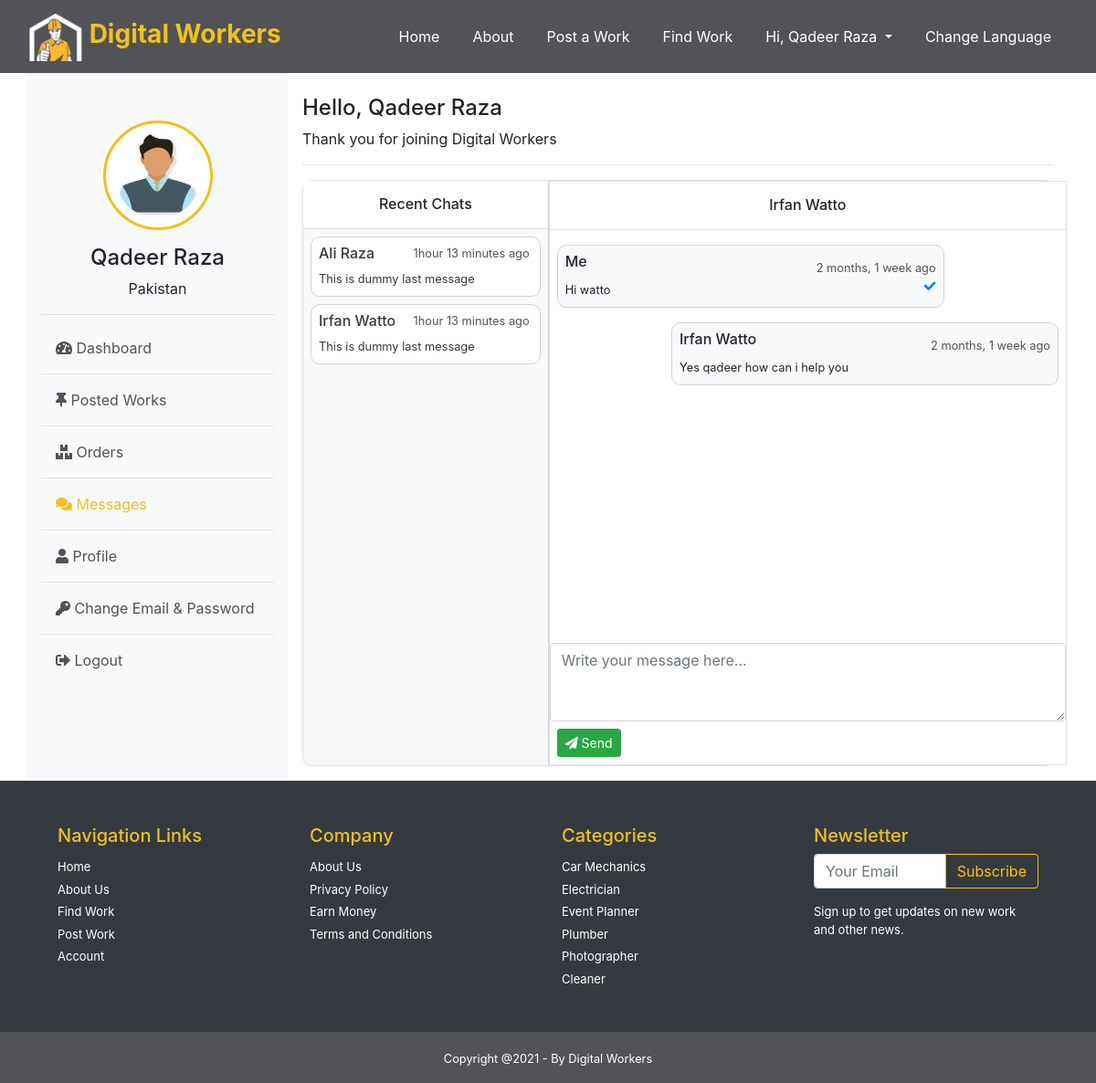
Page /buyer/inbox?sender=5 (signed in) on the earlier database version.
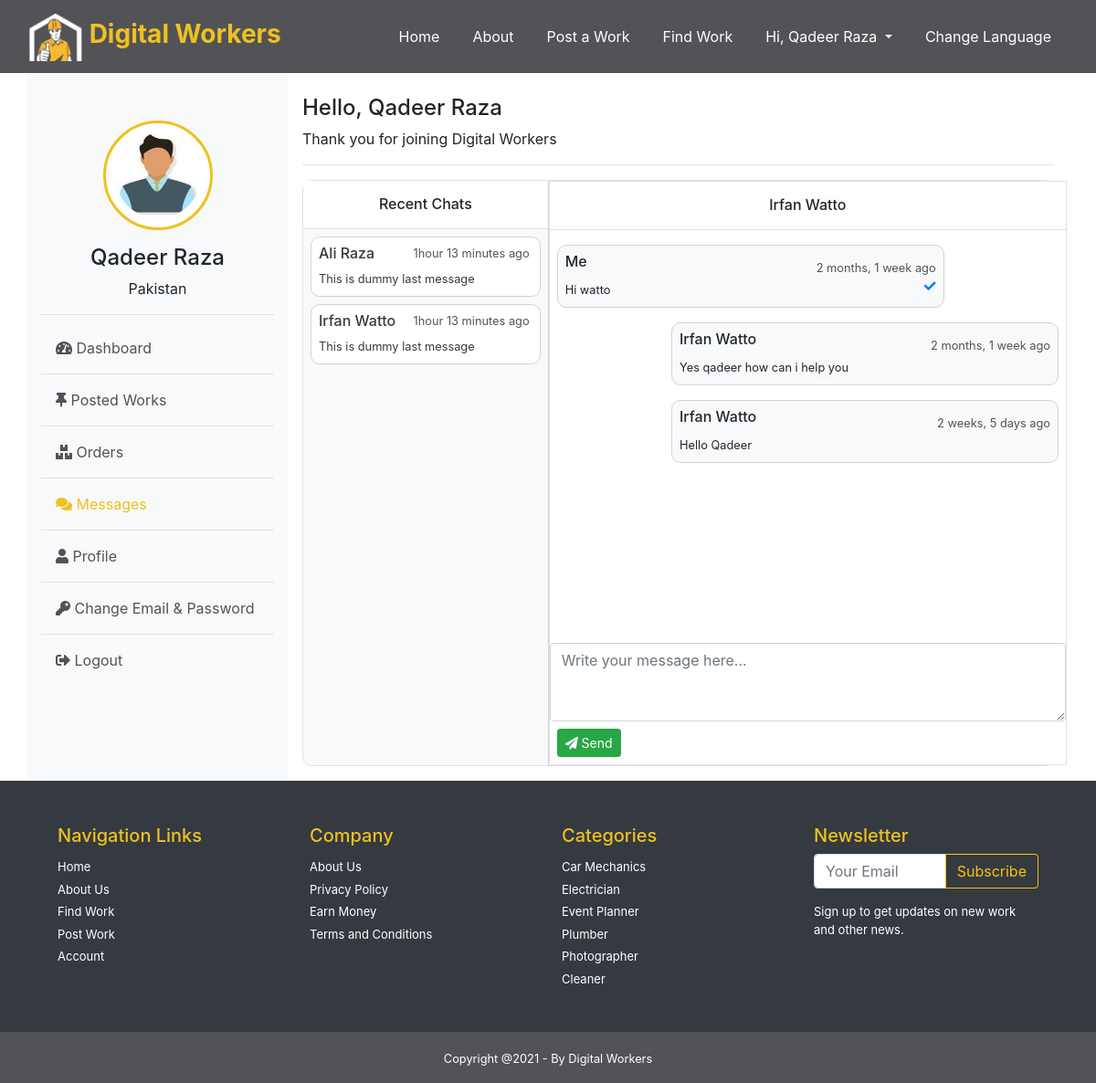
Same page on the later database version.
### Home/models.py (models this page shows, shortened)
class User(AbstractBaseUser):
    id = models.BigAutoField(primary_key=True)
    name = models.CharField(max_length=30, blank=True)
    email = models.EmailField(max_length=60, unique=True, blank=False)
    date_joined =models.DateTimeField(auto_now_add=True)
    last_login =models.DateTimeField(auto_now=True,blank=True)
    is_admin = BooleanField(default=False)
    is_active = BooleanField(default=True)
    is_staff = BooleanField(default=False)
    is_superuser = BooleanField(default=False)
    role = models.CharField(max_length=30, default='User', blank=True)
    USERNAME_FIELD = 'email'
    REQUIRED_FIELDS= [ 'name','role']
    objects  = MyUserManager()

### Buyer/models.py (models this page shows, shortened)
class Message(models.Model):
    id = models.BigAutoField(primary_key=True)
    sender = models.ForeignKey(settings.AUTH_USER_MODEL, on_delete=models.CASCADE, null=True, related_name="sender")
    reciever = models.ForeignKey(settings.AUTH_USER_MODEL, on_delete=models.CASCADE, null=True , related_name="reciever")
    message = models.TextField( null=True)
    sent_at=models.DateTimeField(auto_now_add=True)
    is_read=models.BooleanField(null=True, default=False)

### Middlewares/auth_buyer.py (the view)
    def middleware(request):
        if not request.user.is_authenticated:
            messages.error(request, 'You need to login as Worker!')
            return redirect('login')
        elif request.user.role != 'buyer':
            messages.error(request, 'You need to login as Buyer!')
            return redirect('login')
        response = get_response(request)
        return response

### Buyer/views.py (called while the page is built, shortened)
@auth_middleware
def inbox(request):
    if request.method=="GET" and request.GET.get('sender'):
        sender=request.GET.get('sender')
    else:
        sender=1
    sender=User.objects.get(id=sender)
    contacts = Message.objects.filter( Q(reciever=request.user) | Q(sender=sender) )
    senders = contacts.values_list('sender__id', flat=True).distinct()
    user = User.objects.filter(id__in=senders)
    context={
        "contacts":user,
        "sender":sender,
        "inboxs":Message.objects.filter( Q(reciever=request.user) & Q(sender=sender) | Q(sender=request.user) & Q(reciever=sender) ).order_by("sent_at"),
    }
    return render(request,"Buyer/inbox.html", context)

### Middlewares/auth_buyer.py (called while the page is built)
def auth_middleware(get_response):
    def middleware(request):
        if not request.user.is_authenticated:
            messages.error(request, 'You need to login as Worker!')
            return redirect('login')
        elif request.user.role != 'buyer':
            messages.error(request, 'You need to login as Buyer!')
            return redirect('login')
        response = get_response(request)
        return response
    return middleware

### templates/Buyer/inbox.html (shortened to what this page needs)
{% extends 'Buyer/layout.html' %}
{% block messages %}active{% endblock messages %}
{% load static %}
{% block body %}
<div class="message-box  bg-light border " >
    <div class="row">
        <div class="col-md-4 pr-0 contact-col" style="height: 40rem; overflow:auto">
            <h6 class="p-3 bg-white border-bottom text-center">Recent Chats </h6>
            {% for contact in contacts %}
             <a href="inbox?sender={{contact.id}}"  class="text-dark">
             <div class="contact-box p-2 m-2 " >
                <h6 class="" style="position: absolute; left: 20;">{{contact.name}}</h6> <small class="text-gray" style="position: absolute;right: 0; margin-right: 20px;">1hour 13 minutes ago</small> <br>
                <small>This is dummy last message</small>
            </div> </a>
            {% endfor %}
        </div>
        <div class="col-md-8 p-0 bg-white border" >
            <h6 class="p-3 bg-white border-bottom text-center"> {% if sender.name and sender.id != 1 %} {{sender.name}}{% else %}User Name {% endif %}</h6>
            <div style="height: 28rem; overflow:auto" id="scroll_box">
            {% for inbox in inboxs  %}
            {% if inbox.sender == request.user %}
                <div class="message-box p-2 m-2 w-75 bg-light float-left">
                    <h6 class="">Me</h6> <small class="float-right text-gray"  style="margin-top:-20px">{{inbox.sent_at|timesince}} ago</small>
                    <small>{{inbox.message}}</small>
                    <small class="float-right"><i class="fas fa-check text-primary"></i></small>
                </div>
            {% else %}
                <div class="message-box p-2 m-2 w-75 bg-light float-right">
                    <h6 class="">{{inbox.sender.name}}</h6> <small class="float-right text-gray" style="margin-top:-20px" >{{inbox.sent_at|timesince}} ago</small>
                    <small>{{inbox.message}}</small>
                </div>
            {% endif %}
            {% endfor %}
            </div>
            <div class="send-box ">
                <form action="" method="post"> <input type="hidden" name="rid" value="{{request.GET.sender}}">
                <textarea name="message" id="" class="form-control" required cols="120" rows="3" placeholder="Write your message here..."></textarea>
                <button type="submit" class="btn btn-sm btn-success m-2"><i class="fas fa-paper-plane"></i>  Send</button></form>
            </div>
        </div>
    </div>
</div>
{% endblock body %}

Differences in the rows shown:
added Message: sender.name "Irfan Watto", sent_at "2 weeks, 5 days", message "Hello Qadeer"
